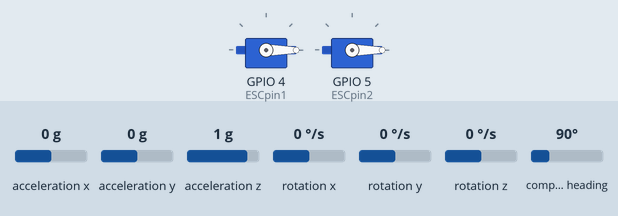
This sketch was run on a simulated ESP32. On the bench: 2 × servo. The test bench sets the inputs (shaded band); at power-on: acceleration y 0 g, acceleration x 0 g, acceleration z 1 g, rotation x 0 °/s, rotation y 0 °/s, rotation z 0 °/s, compass heading 90°. What the sketch prints to the serial monitor is not drawn.

Above: at 9.2 s.
9.3 s: acceleration y set to -1.4 g
At 12.2 s:
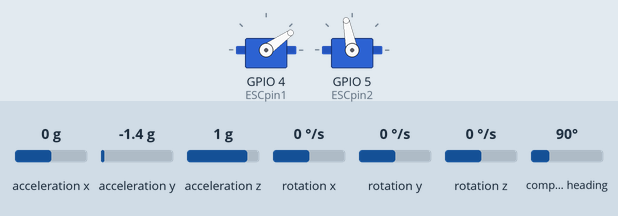
12.3 s: acceleration y set to -0.2 g
13.8 s: acceleration y set to 0.1 g
At 14.3 s:
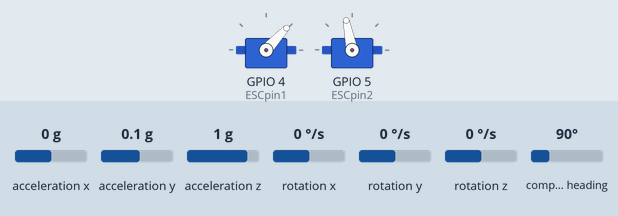
15.3 s: acceleration y set to -0.8 g
At 16.7 s:
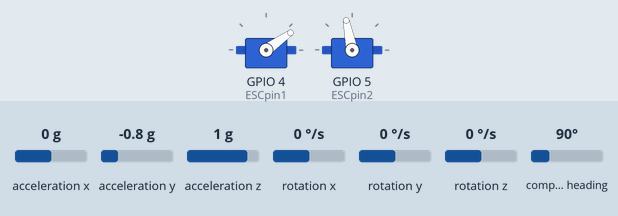
Timing chart, 0 to 17.8 s (numbered marks = the images above; inputs shaded):
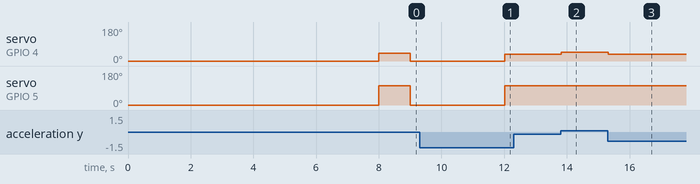

Measured:
- the behaviour switches between -0.1 and 0 g on acceleration y (found by bisection; images 1 and 2)
- after the input at 9.3 s, servo on GPIO 4 (ESCpin1): 0° → 35° after 2.7 s
- after the input at 13.8 s, servo on GPIO 4 (ESCpin1): 35° → 47° at once
- after the input at 15.3 s, servo on GPIO 4 (ESCpin1): 47° → 35° at once

The sketch:

dual_copter_balance_arming.ino
```cpp
// left motor starting pwm 28
// right motor starting pwm 45

//including libraries
#include "MPU9250.h"
#include <ESP32Servo.h>

//creating objects
MPU9250 mpu; //sensor initiated
Servo ESC_right;  //  create object for right motor
Servo ESC_left; //  create object for left motor

//initiate pin numbers
const int ESCpin1 = 4; //PWM pin for ESC1 (right)
const int ESCpin2 = 5; //PWM pin for ESC2 (left)

//initiate variables
float roll;
float pitch;
float yaw;
const double kp = 1.2;  // Changed from 0 to provide some proportional control
const double ki = 0; // Small integral gain
const double kd = 0.2;  // Small derivative gain
const int base_pwm_left = 101; // Increased from 100 to ensure motor starts
const int base_pwm_right = 42;
const int min_pwm_left = 101;   // Minimum PWM to ensure motors can start
const int min_pwm_right = 35;
const int max_pwm_left = 101;
const int max_pwm_right = 50;
double pwm_left;
double pwm_right;
unsigned long currentTime, previousTime;
double elapsedTime;
double error;
double lastError;
double input, output, setPoint;
double cumError, rateError;
bool armed = false;
bool initialCalibrationDone = false;
unsigned long armingStartTime = 0;

void setup() {
  // put your setup code here, to run once:
  Serial.begin(115200);

  // Initialize ESCs with proper range
  ESC_right.attach(ESCpin1, 1000, 2000);
  ESC_left.attach(ESCpin2, 1000, 2000);

  // Initial ESC calibration sequence
  Serial.println("Starting ESC calibration sequence...");
  ESC_right.write(0);
  ESC_left.write(0);
  delay(3000);  // Allow time for ESCs to recognize min signal

  previousTime = millis();

  // Initialize I2C and MPU9250
  Wire.begin();
  delay(2000);

  if (!mpu.setup(0x68)) {  // change to your own address
    while (1) {
      Serial.println("MPU connection failed. Please check your connection with `connection_check` example.");
      delay(5000);
    }
  }

  Serial.println("MPU9250 initialized successfully!");
  setPoint = 1.2;

  // Mark the start time for arming sequence
  armingStartTime = millis();
}

void loop() {
  // First complete the arming sequence before starting motor control
  if (!armed) {
    // Perform arming sequence
    unsigned long currentArmingTime = millis() - armingStartTime;

    if (currentArmingTime < 3000) {
      // Step 1: Keep at zero for 3 seconds
      ESC_right.write(0);
      ESC_left.write(0);
      Serial.println("Arming step 1: Min signal");
    }
    else if (currentArmingTime < 4000) {
      // Step 2: Brief pulse to mid-range and back to zero
      ESC_right.write(base_pwm_right);
      ESC_left.write(base_pwm_left);
      Serial.println("Arming step 2: Mid signal pulse");
    }
    else if (currentArmingTime < 6000) {
      // Step 3: Back to zero before starting control
      ESC_right.write(0);
      ESC_left.write(0);
      Serial.println("Arming step 3: Back to min");
    }
    else {
      // Arming complete
      Serial.println("Arming sequence complete!");
      armed = true;
      // Reset timers
      previousTime = millis();
      delay(1000); // Small delay before starting control
    }
    return; // Skip the rest of the loop until arming is complete
  }

  // Regular motor control logic once armed
  static uint32_t lastControlTime = 0;
  const uint32_t controlInterval = 20; // Increased from 10ms to 20ms for more stable control

  // Only update control at fixed intervals
  if (millis() - lastControlTime >= controlInterval) {
    lastControlTime = millis();

    // Update sensor data
    if (mpu.update()) {
      roll = mpu.getRoll();
      pitch = mpu.getPitch();
      yaw = mpu.getYaw();

      Serial.print("Roll: ");
      Serial.print(roll);
      Serial.print(" | Setpoint: ");
      Serial.println(setPoint);
    }

    // Compute PID output
    output = computePID(roll); //gain
    Serial.print("PID output: ");
    Serial.println(output);

    // Calculate motor PWM values with a higher base_pwm
    pwm_left = base_pwm_left;
    pwm_right = base_pwm_right - output;

    // Ensure values are within safe operating range
    pwm_left = clamp(pwm_left, min_pwm_left, max_pwm_left);
    pwm_right = clamp(pwm_right, min_pwm_right, max_pwm_right);

    Serial.print("PWM left: ");
    Serial.print(pwm_left);
    Serial.print(" | PWM right: ");
    Serial.println(pwm_right);

    // Apply PWM values to ESCs
    ESC_left.write(pwm_left);
    ESC_right.write(pwm_right);
  }
}

double computePID(double inp) {
  currentTime = millis();
  elapsedTime = (double)(currentTime - previousTime);

  if (elapsedTime <= 0) elapsedTime = 1;

  error = setPoint - inp;  // determine error

  // Anti-windup for integral term (limit cumulative error)
  if (abs(cumError) < 100) {  // Prevent excessive integral buildup
    cumError += error * elapsedTime;
  }

  rateError = (error - lastError) / elapsedTime;   // compute derivative

  double out = kp * error + ki * cumError + kd * rateError;

  // Limit PID output to prevent sudden changes
  out = clamp(out, -30, 30);

  lastError = error;                   // remember current error
  previousTime = currentTime;          // remember current time

  return out;
}

double clamp(double value, double min, double max) {
  if (value < min) return min;
  if (value > max) return max;
  return value;
}
```
